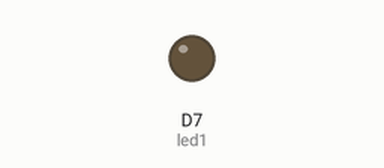
Simulated run of this sketch. Board: ESP8266 (NodeMCU). Parts: output pins drawn as LEDs (lit = HIGH).

Above: at 1.5 s.
At 14.2 s:
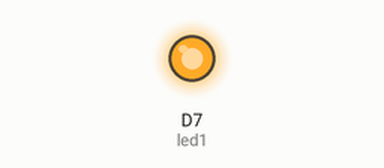
Timing chart, 0 to 15.3 s (numbered marks = the images above):
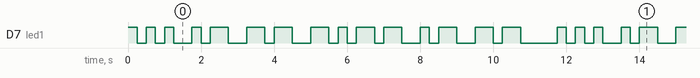

The sketch:

blink-an-led1.ino
```cpp
int led1 = D7;


void setup() {
  pinMode(led1, OUTPUT);
}


void loop() {
  // To blink the LED, first we'll turn it on...
  //S ...

  digitalWrite(led1, HIGH);
  delay(250);
  digitalWrite(led1, LOW);
  delay(250);
  digitalWrite(led1, HIGH);
  delay(250);
  digitalWrite(led1, LOW);
  delay(250);
  digitalWrite(led1, HIGH);
  delay(250);
  digitalWrite(led1, LOW);
  delay(500);

  //A .__
  digitalWrite(led1, HIGH);
  delay(250);
  digitalWrite(led1, LOW);
  delay(250);
  digitalWrite(led1, HIGH);
  delay(500);
  digitalWrite(led1, LOW);
  delay(500);

  //M__ __
  digitalWrite(led1, HIGH);
  delay(500);
  digitalWrite(led1, LOW);
  delay(250);
  digitalWrite(led1, HIGH);
  delay(500);
  digitalWrite(led1, LOW);
  delay(500);

  //Y __ . __ __
  digitalWrite(led1, HIGH);
  delay(500);
  digitalWrite(led1, LOW);
  delay(250);
  digitalWrite(led1, HIGH);
  delay(250);
  digitalWrite(led1, LOW);
  delay(250);
  digitalWrite(led1, HIGH);
  delay(500);
  digitalWrite(led1, LOW);
  delay(250);
  digitalWrite(led1, HIGH);
  delay(500);
  digitalWrite(led1, LOW);
  delay(500);

  //A. __
  digitalWrite(led1, HIGH);
  delay(250);
  digitalWrite(led1, LOW);
  delay(250);
  digitalWrite(led1, HIGH);
  delay(500);
  digitalWrite(led1, LOW);
  delay(500);

  //M __ __
  digitalWrite(led1, HIGH);
  delay(500);
  digitalWrite(led1, LOW);
  delay(250);
  digitalWrite(led1, HIGH);
  delay(500);
  digitalWrite(led1, LOW);
  delay(1000);

  // Wait 1 second...


  // And repeat!
}
```

Measured:
- by itself, D7 (led1): moves between LOW and HIGH, repeating every 11.8 s
- by itself, everything shown: repeats every 11.8 s, in 30 steps
